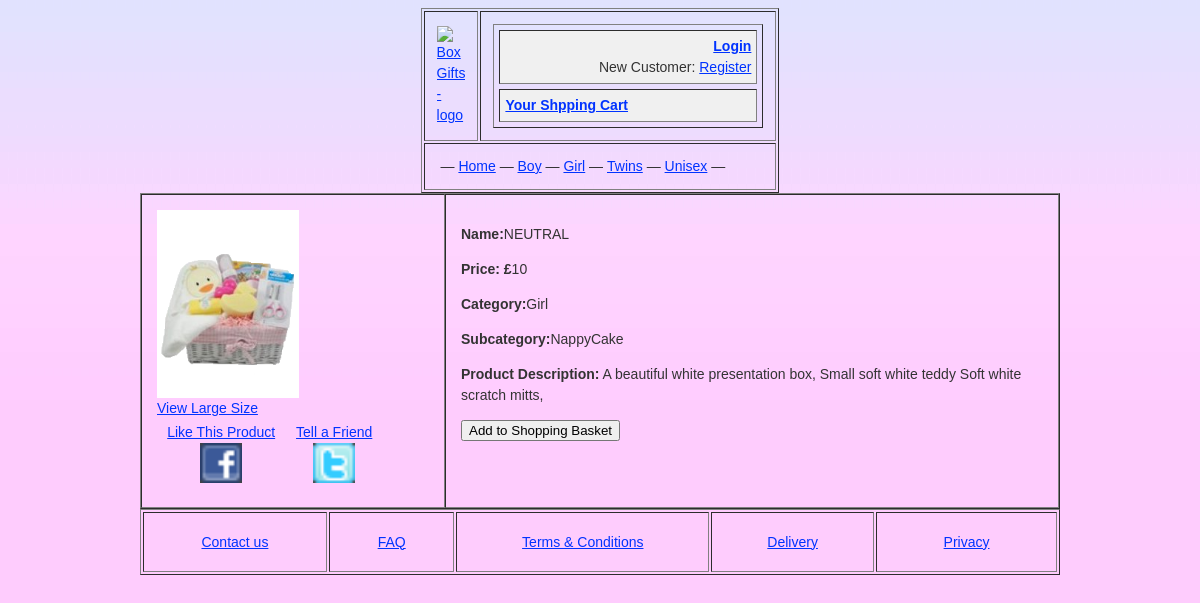
/store/product.php?id=3, run on the app's committed database.
### tables this page shows
CREATE TABLE IF NOT EXISTS `products` (
  `id` bigint(125) NOT NULL AUTO_INCREMENT,
  `productName` varchar(125) NOT NULL,
  `productPrice` float NOT NULL,
  `productCategory` varchar(100) NOT NULL,
  `productSubcategory` varchar(100) NOT NULL,
  `productDescription` text,
  `productQuantity` bigint(20) NOT NULL,
  `productDateAdded` date NOT NULL,
  PRIMARY KEY (`id`),
  UNIQUE KEY `productName` (`productName`),
  KEY `id` (`id`,`productName`)
);

### store/storescripts/mysql.inc.php (called while the page is built, shortened)
<?php
function connect()
{
$db_Link = mysql_connect(DB_HOST, DB_USER, DB_PASS) or die ('Cannot connect to the MySQL Server. Please go and check your username, password and database parameters in your configuration file.');
return $db_Link;
}
function query($query)
{
if(!isset($db_Link))
$db_Link = connect();
$result = mysql_query($query, $db_Link) or die('Error: ' . mysql_error());
$lastInsertID = mysql_insert_id($db_Link);
$returnArray = array();
$i=0;
while ($row = mysql_fetch_array($result, MYSQL_BOTH))
if ($row)
$returnArray[$i++]=$row;
return $returnArray;
}
?>

### store/product.php (the view, shortened to what this page needs)
<?php
if (isset($_GET['id'])){
	$id = preg_replace('#[^0-9]#i','',$_GET['id']);
	$sql = "SELECT * FROM products WHERE id='$id' LIMIT 1";
	$res = query($sql);
if($res > 0) {
	foreach ($res as $row) {
		$productName = $row["productName"];
		$productPrice = $row["productPrice"];
		$productDescription = $row["productDescription"];
		$productCategory = $row["productCategory"];
		$productSubcategory = $row["productSubcategory"];
	}
} else {
		echo 'The item does not exists <a href="/store/index.php">Back to Home Page</a>';
		}
}else{
	echo "Data to render your requiest is missing. Please try again!";
	exit();
	}
?>
<!DOCTYPE HTML>
<html>
<head>
<link rel="stylesheet" href="../css/mainStyle.css" type="text/css" media="screen">
</head>
<body>
<div align="center" id="mainWraper">
<?php include_once("template_header.php");?>
	<div id="pageContent">
	<table width="920px" border="1" cellspacing="0" cellpadding="15">
  <tr>
    <td width="272" height="190px" valign="top"><img src="../Images/Products/<?php echo $id; ?>.jpg" alt="../Images/Products/<?php echo $id; ?>.jpg" width="142" height="188" align="middle"><br/><a href="Images/Products/"> <a href="../Images/Products/<?php echo $id; ?>.jpg">View Large Size</a>
      <table width="228" border="0">
        <tr>
          <td width="119" align="center"><a href="http://www.facebook.com/">Like This Product<img src="../Images/fb.gif" width="42" height="40" longdesc="http://www.facebook.com"></a></td>
          <td width="93" align="center"><a href="http://www.twitter.com/">Tell a Friend<img src="../Images/tw.gif" width="42" height="40" longdesc="http://www.twitter.com"></a></td>
        </tr>
      </table></td>
    <td width="582" height="190px" valign="top">
    <p><strong>Name:</strong><?php echo $productName; ?><br/></p>
    <p><strong>Price: £</strong><?php echo $productPrice; ?><br/></p>
    <p><strong>Category:</strong><?php echo $productCategory; ?><br/></p>
    <p><strong>Subcategory:</strong><?php echo $productSubcategory; ?><br/></p>
    <p><strong>Product Description:</strong><?php echo $productDescription; ?><br/></p>
    <p>
    <form id="firm1" name="form1" method="post" action="cart.php">
    <input type="submit" name="button" id="button" value="Add to Shopping Basket"/>
    </form>
    </p>
      </td>
   </tr>
</table>
</div>
    <?php include_once("template_footer.php");?>
</div>
</body>
</html>

### css/mainStyle.css (style rules this page uses)
body,td,th { font-family: Arial, Helvetica, sans-serif; font-size: 14px; color: #333; line-height:1.5em; }
body { background-color: #FECCFD; background-image: url(../Images/bgImage.jpg); background-repeat: repeat-x; }
a:link { color: #03F; }
#pageContent { color:#333; }

### data on the page
products: productName "NEUTRAL", productPrice "10", productCategory "Girl", productSubcategory "NappyCake", productDescription "A beautiful white presentation box, Small soft white teddy Soft white scratch mitts,"
